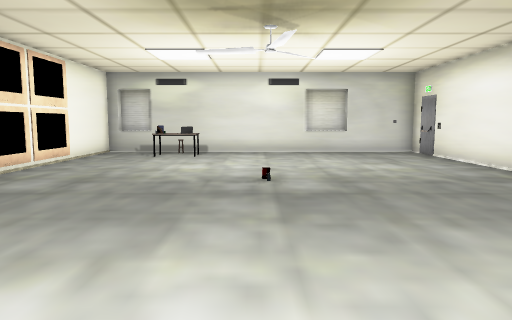
View 1 (above)

13 first-person views from a walk through a Unity game level. The camera is 1.3 m above the floor, tilts 6° down and sees 70° across. The floor is counted in squares, 1 m on a side. Each view is taken from the middle of a square. On the plan, view 1 faces up. The plan holds only what a view shows up to about 15 squares ahead; the rest is blank. The place goes on beyond the plan. The player is left out.

View 2
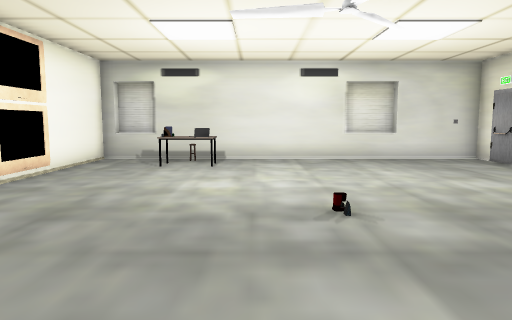

View 3
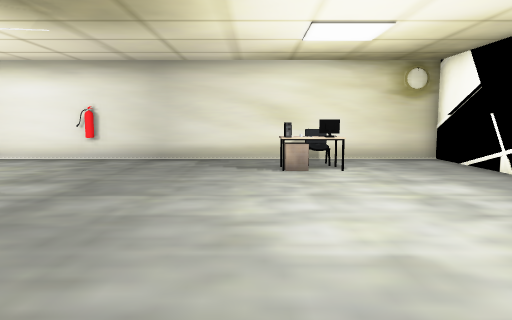

View 4
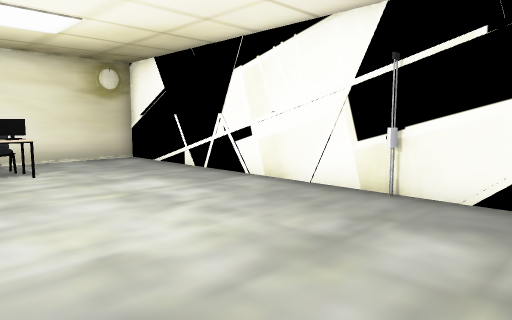

View 5
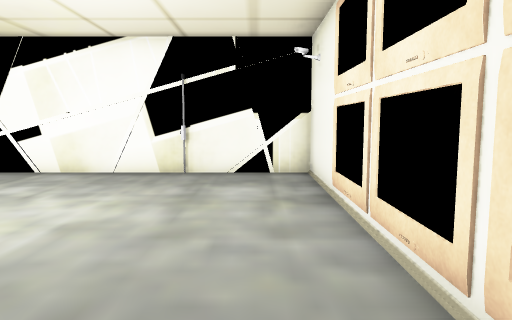

View 6
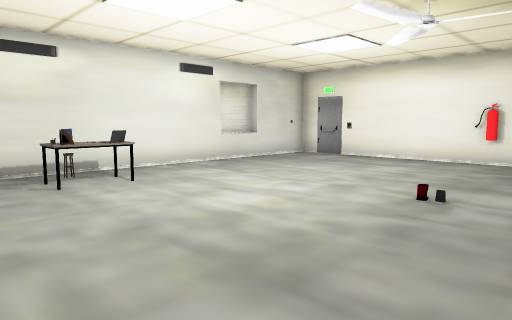

View 7
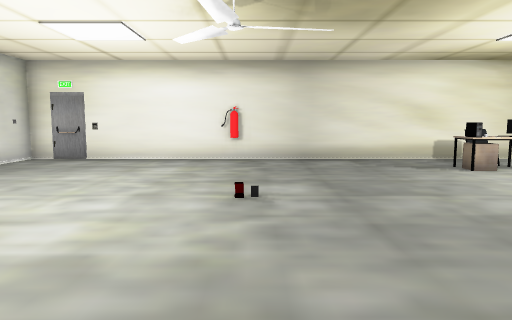

View 8
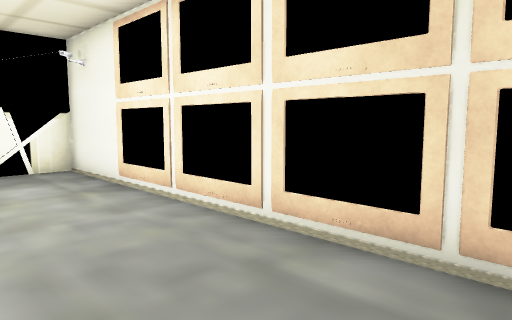

View 9
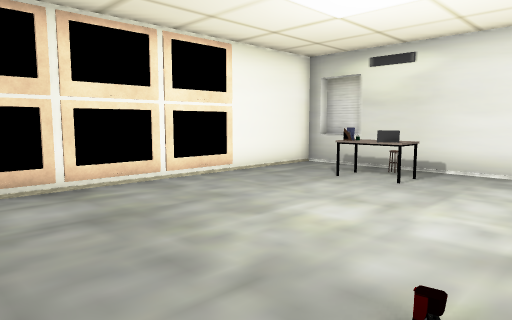

View 10
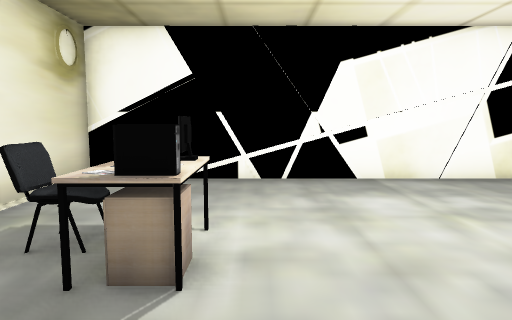

View 11
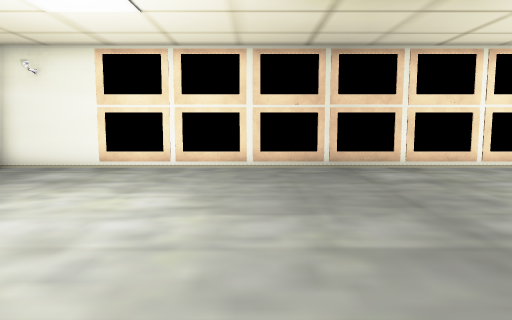

View 12
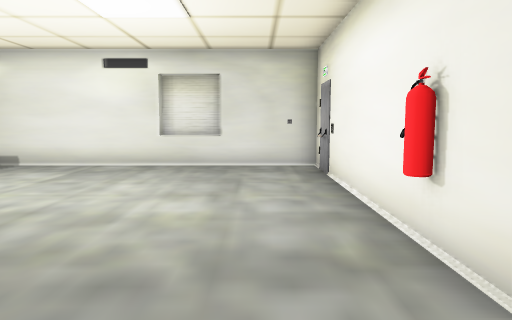

View 13
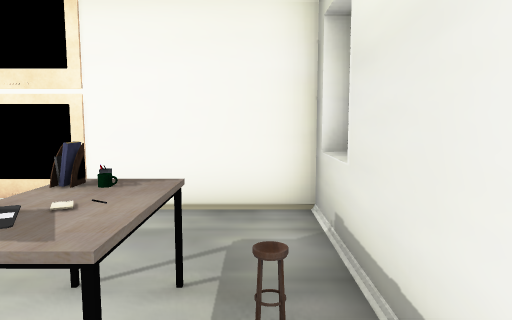

### Floor plan
Points are (right, up) in squares from view 1. A wall is a line through its corners. A room is listed if a view was taken in it or the views show most of it. See-through windows are left out.
Room 1 (views 1, 2, 3, 4, 5, 6, 7, 8, 9, 10, 11, 12, 13)
walls: (-6.4, -0.4) (-6.4, -3.3) (4, -3.3); (5.5, -3.3) (6.8, -3.3) (6.8, 13.5); (6.8, 14.4) (6.8, 15.9) (-6.4, 15.9) (-6.4, 8.1); (3.9, 16.2) (2.2, 16.2); (-4.6, 16.2) (-5.9, 16.2)
objects: TV (-7, 1); TV (-7, 3); TV (-7, 5); TV (-7, 7); TV (-7, 9); TV (-7, 11); rack (-4, 13); table (-4, 14); other object (-4, 15); mug (-3, 14); stool (-3, 15); laptop (-2, 14); table (4, 1) to (4, 2); computer (4, 3); other object (5, 1)

Positions as (right, up) in squares from view 1, and headings:
1: (0, 0), facing up
2: (-1, 3), facing up
3: (-6, 3), facing right
4: (-6, 3), facing down-right
5: (-5, 6), facing down
6: (-6, 6), facing up-right
7: (-6, 8), facing right
8: (-3, 7), facing down-left
9: (1, 6), facing up-left
10: (3, 5), facing down
11: (4, 4), facing left
12: (5, 5), facing up
13: (-1, 15), facing left
